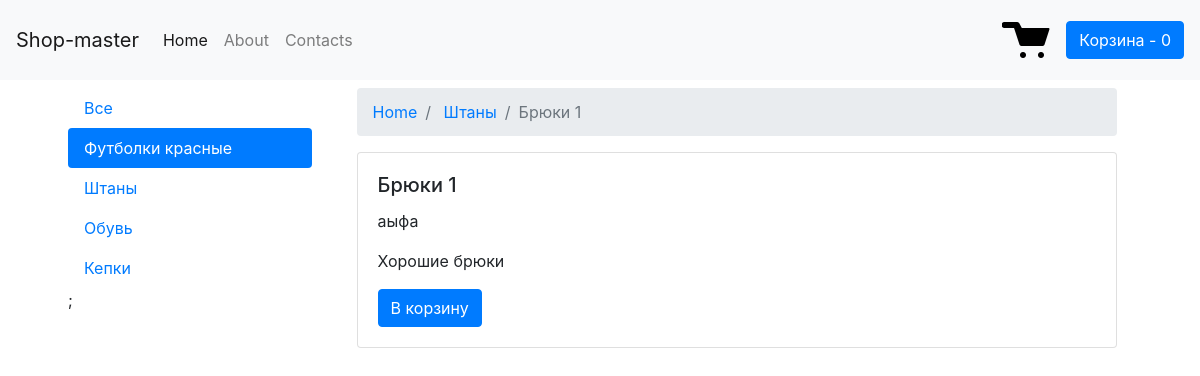
Screenshot of /product.php?id=1 with the database file from the repository.
### tables this page shows
CREATE TABLE `categories` (
  `id` int(11) NOT NULL,
  `title` varchar(255) NOT NULL
);

CREATE TABLE `products` (
  `id` int(11) NOT NULL,
  `title` varchar(255) NOT NULL,
  `description` text NOT NULL,
  `content` text NOT NULL,
  `category_id` int(11) NOT NULL,
  `image` varchar(255) NOT NULL,
  `costs` varchar(250) NOT NULL
);

### product.php (the view)
<?php
include $_SERVER['DOCUMENT_ROOT'].'/configs/db.php';
include $_SERVER['DOCUMENT_ROOT'].'/parts/header.php';
	$sql = "SELECT * FROM products WHERE id =". $_GET['id'];
	$result = mysqli_query($connect, $sql);
	$row = mysqli_fetch_assoc($result);
	$categoryResult = mysqli_query( $connect, "SELECT * FROM categories WHERE id='".$row['category_id']."'" );
	$category = mysqli_fetch_assoc( $categoryResult );
?>
<nav aria-label="breadcrumb">
  <ol class="breadcrumb">
    <li class="breadcrumb-item"><a href="#">Home</a></li>
    <li class="breadcrumb-item ">
    	<a href="cat.php?id=<?php echo $category['id']?>">
    		<?php echo $category['title']?>
    	</a>
    </li>
    <li class="breadcrumb-item active" aria-current="page"><?php echo $row['title'];?></li>
  </ol>
</nav>
<div class="row">
	<div class="col-12">
		<div class="card ">
			<div class="card-body">
			    <h5 class="card-title">
			    	<?php echo $row['title']?>
			    </h5>
			    <p class="card-text"><?php echo $row['description']?></p>
			    <p class="card-text"><?php echo $row['content']?></p>
			    <a href="#" class="btn btn-primary">В корзину</a>
  		  	</div>
		</div>
	</div>
</div>
<?php
include $_SERVER['DOCUMENT_ROOT'].'/parts/footer.php';
?>

### parts/cat_nav.php
<div class="nav flex-column nav-pills" id="v-pills-tab" role="tablist" aria-orientation="vertical">
    	<a class="nav-link <?php if (!isset($_GET['id'])) { ?>active <?php }?>" href="/">Все</a>
        	<?php
        		$sql = "SELECT * FROM categories";
        		$result = mysqli_query($connect, $sql);
        		while ($row = mysqli_fetch_assoc($result))
      				{
                if(isset($_GET['id']) && $_GET['id'] == $row['id'])
                {
                  echo "<a class='nav-link active' href='/cat.php?id=". $row['id'] ."'>".$row['title']." </a>";
                }
                else
                {
                  echo "<a class='nav-link' href='/cat.php?id=". $row['id'] ."'>".$row['title']." </a>";
                }
      				}
        	?>
    </div>

### rows the page displays
categories: title "Футболки красные"
categories: title "Штаны"
categories: title "Обувь"
categories: title "Кепки"
products: title "Брюки 1", description "аыфа", content "Хорошие брюки"
